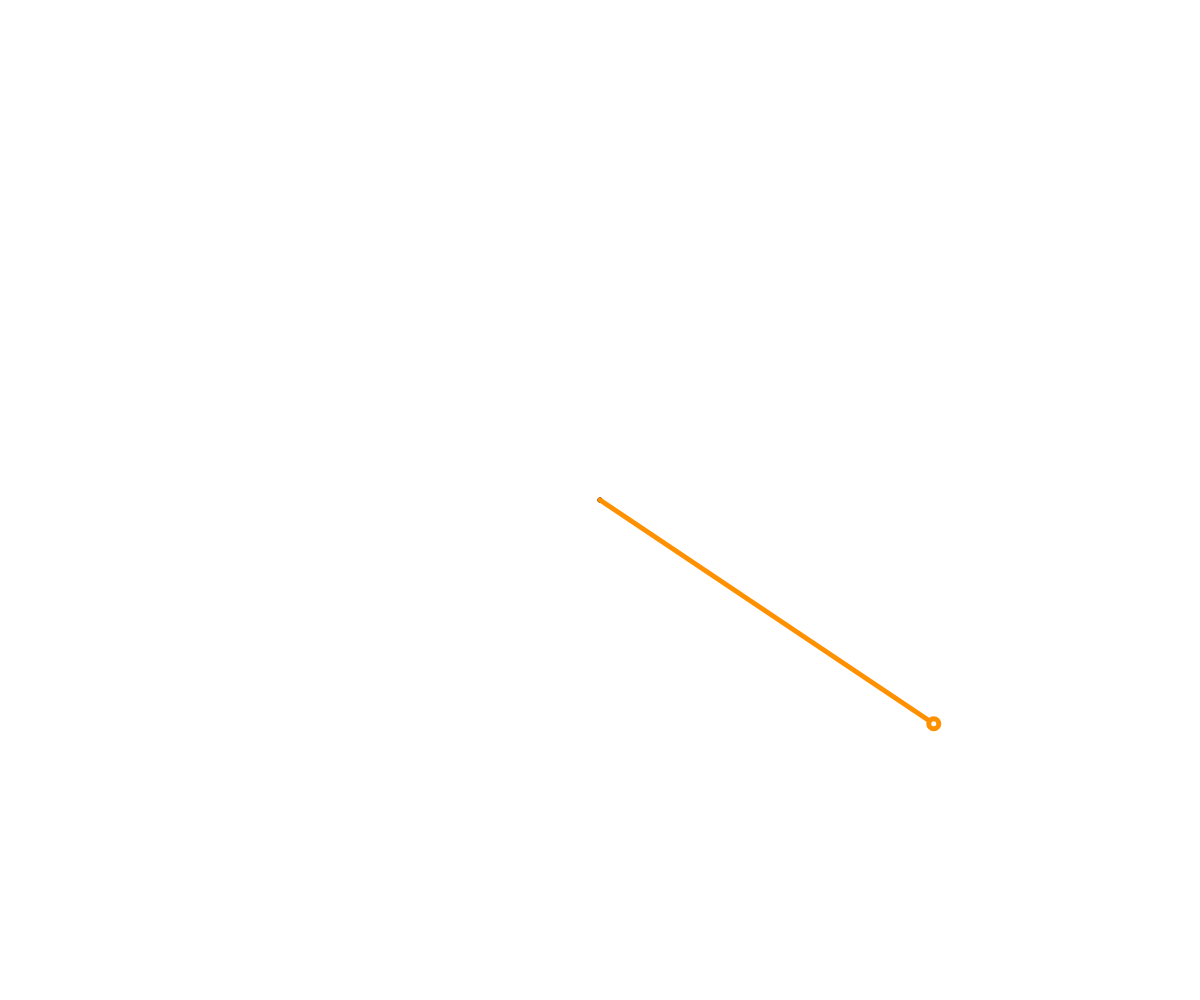
Frame 1 (no input)
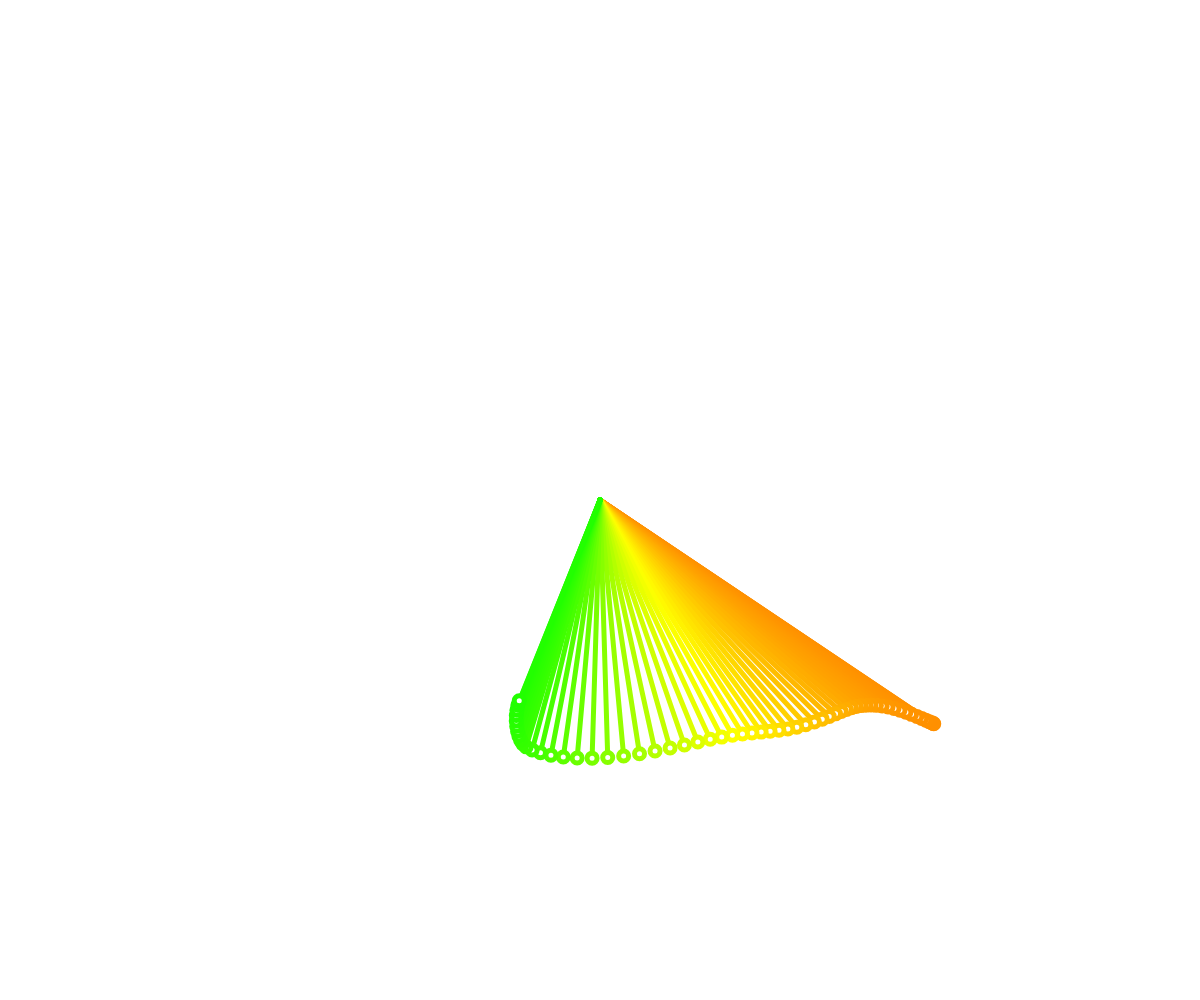
Frame 60 (no input)
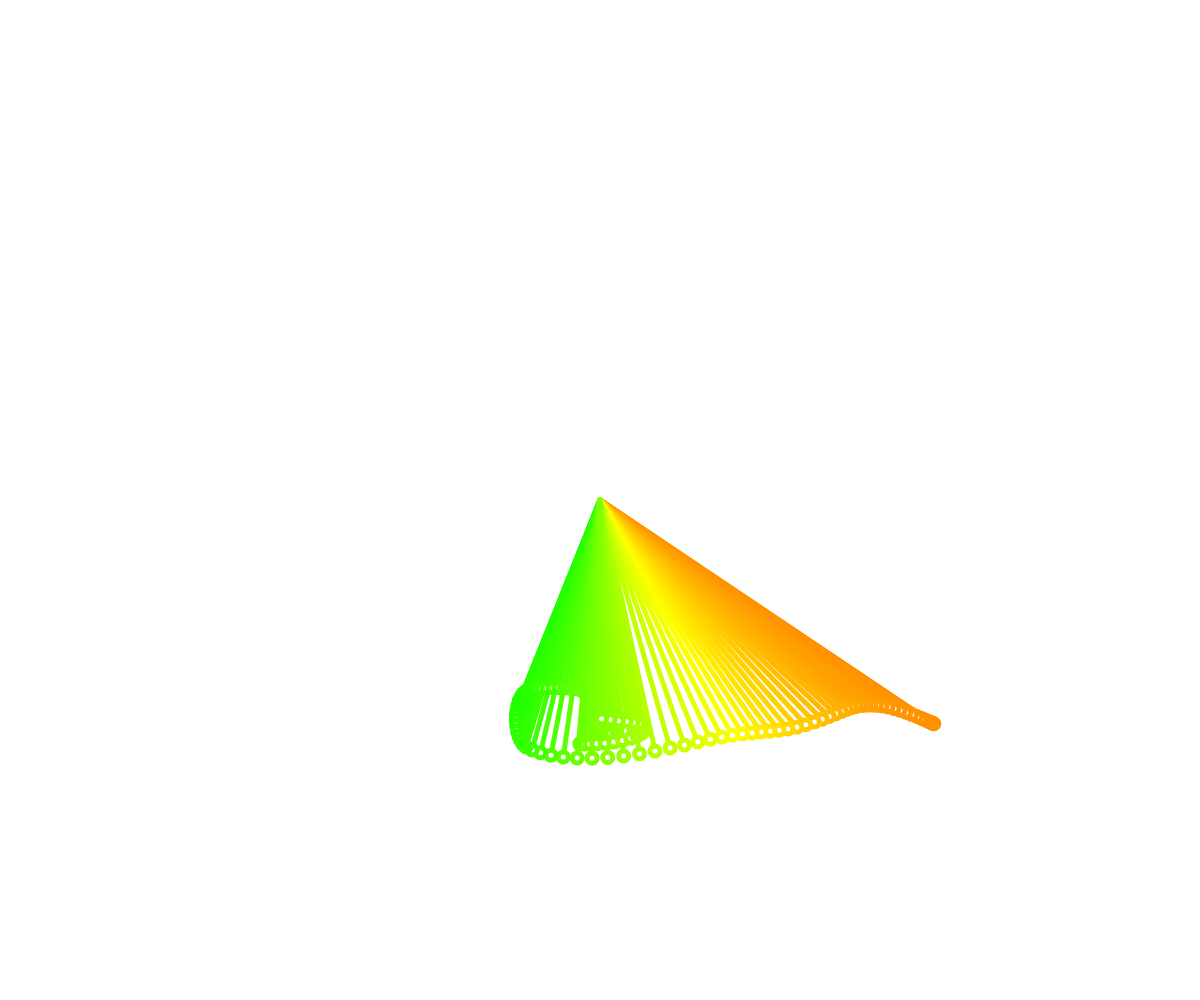
Frame 120 (the mouse pressed at the canvas centre since frame 60)

The p5.js sketch that drew these frames (run headless with seeded random() and noise() and a simulated clock; from frame 60 on, the mouse is pressed at the canvas centre):

// p5.js sketch
// ── sketch.js
let noisePosition = 0;
let noiseSpeed = 0.01;
let startingPoint = 0;
let noiseTheta = 0;
let noiseRadius = 0;
let noisePositionAngle = 1000; // set different starting point

function setup() {
  // runs once at the start
  createCanvas(windowWidth, windowHeight);
  colorMode(HSB);
  angleMode(DEGREES);
}

function draw() {
  // background("lightgreen");
  translate(width / 2, height / 2);

  strokeWeight(5);
  point(0, 0);

  noiseTheta = map(noise(noisePositionAngle), 0, 1, -180, 180);
  noiseRadius = map(noise(noisePosition), 0, 1, 0, width / 2);

  let x = cos(noiseTheta) * noiseRadius;
  let y = sin(noiseTheta) * noiseRadius;

  point(0, 0);
  stroke((360 + noiseTheta) % 360, 100, noiseRadius);
  line(0, 0, x, y);

  circle(x, y, 10);

  noisePosition += noiseSpeed;
  noisePositionAngle += noiseSpeed;
}

function mousePressed() {}
